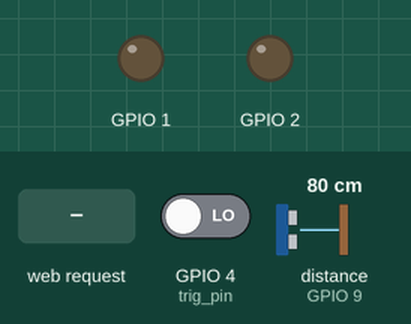
Recording of a sketch running on a simulated ESP32. Shown: output pins drawn as LEDs (lit = HIGH). Dashed ring = blinking. The inputs (shaded band) are chosen by the test bench; at power-on: GPIO 4 (trig_pin) LOW, distance to the obstacle (sensor on GPIO 9) 80 cm. The echo pulse lasts 58.3 µs per cm; WiFi joins after 1.5 s; servers stay silent unless stated; pins used as bus, display or sensor lines are not drawn; what the sketch prints to the serial monitor is not drawn.

Above: at 3.2 s.
3.3 s: HTTP request GET /REQ_STATUS received
At 3.9 s:
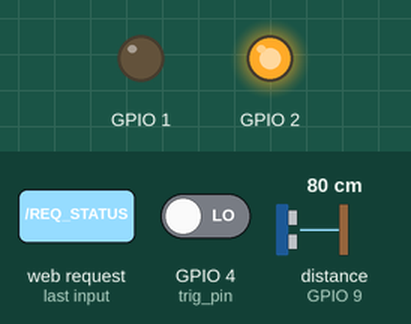
4.8 s: GPIO 4 (trig_pin) driven HIGH
At 7.7 s:
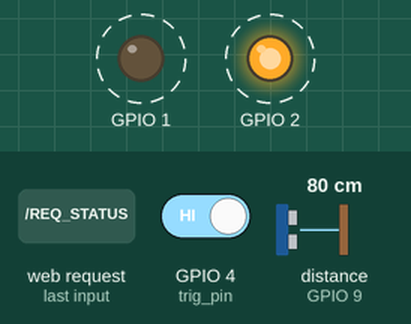
7.8 s: GPIO 4 (trig_pin) driven LOW
At 50.7 s:
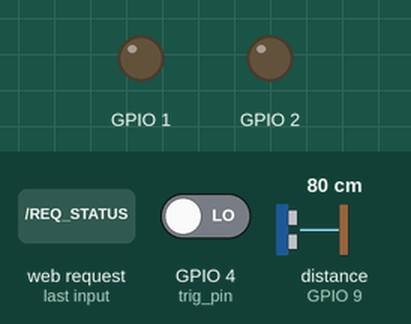
Timing chart, 0 to 51.9 s (numbered marks = the images above; inputs shaded):
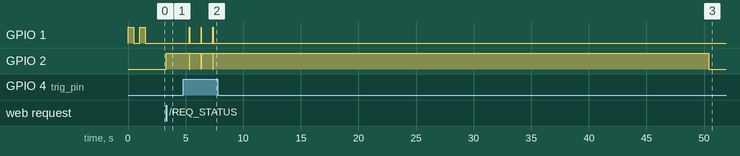

Measured:
- after the input at 3.3 s, GPIO 2: LOW → HIGH at once
- after the input at 4.8 s, GPIO 1: alternates HIGH for 0.01 s and LOW for 1.0 s, starting after 0.54 s; GPIO 2: alternates HIGH for 1.0 s and LOW for 0.01 s, starting after 0.54 s
- after the input at 7.8 s, GPIO 1: stops changing and stays LOW

The sketch:

trigger.ino
```cpp
#include <WiFi.h>
#include <string>
#include <vector>


// La while loop d'écoute du client est estimé à 33 ms  de durée

// // Déclaration de variables globales
unsigned long startMillis;
unsigned long currentMillis;
const unsigned long period = 35;
const int COUNT_TIME_DISCONNT = 3000 / period;  // number of client while loop to wait until we get 3s of elapstime

// // Identifiants Wi-Fi
const char *hostname = "TRIGGER_SENSOR_04";
const char *ssid = "TP-Link_72B8";
const char *password = "Record2025!";
int socket = 64388;

// // Pins des LEDs et capteur
const uint8_t led_R = D0;
const uint8_t led_G = D1;
const uint8_t led_B = D2;
const uint8_t trig_pin = D3;
const uint8_t sensor_pin = D10;

class RGBLed {
private:
  const uint8_t redPin;
  const uint8_t greenPin;
  const uint8_t bluePin;

public:
  RGBLed(uint8_t redPin, uint8_t greenPin, uint8_t bluePin)
    : redPin(redPin), greenPin(greenPin), bluePin(bluePin) {
  }

  void begin() {
    pinMode(redPin, OUTPUT);
    pinMode(greenPin, OUTPUT);
    pinMode(bluePin, OUTPUT);
    turnOff();
  }

  void setColor(uint8_t redValue, uint8_t greenValue, uint8_t blueValue) {
    digitalWrite(redPin, redValue);
    digitalWrite(greenPin, greenValue);
    digitalWrite(bluePin, blueValue);
  }

  // Méthodes pour des couleurs prédéfinies
  void setRed() {
    setColor(HIGH, LOW, LOW);
  }

  void setGreen() {
    setColor(LOW, HIGH, LOW);
  }

  void setBlue() {
    setColor(LOW, LOW, HIGH);
  }

  void setYellow() {
    setColor(HIGH, HIGH, LOW);
  }

  void setCyan() {
    setColor(LOW, HIGH, HIGH);
  }

  void setMagenta() {
    setColor(HIGH, LOW, HIGH);
  }

  void setWhite() {
    setColor(HIGH, HIGH, HIGH);
  }

  void switch_color() {
    setRed();
    delay(10);
    setGreen();
    delay(10);
  }

  void switch_color_wifi_fail() {
    setRed();
    delay(500);
    setBlue();
    delay(500);
  }
  // Méthode pour éteindre la LED
  void turnOff() {
    setColor(LOW, LOW, LOW);
  }
};


class Sensor {
private:
  const uint8_t sensorPin;
  const uint8_t trigPin;
  float limitMaxRange;
  const float offsetMin;

public:
  float m_distance = 0.0;
  float threshMax;
  float threshMin;
  bool triggered;

  Sensor(uint8_t sensorPin, uint8_t trigPin, float offsetMin = 1000.0, float limitMaxRange = 3000.0)
    : sensorPin(sensorPin), trigPin(trigPin), threshMax(2000.0), threshMin(20.0),
      offsetMin(offsetMin), limitMaxRange(limitMaxRange), triggered(false) {
    pinMode(sensorPin, INPUT);
    pinMode(trigPin, INPUT);
  }

  float measureDistance() {
    float t = pulseIn(sensorPin, HIGH);
    float distance = (t - offsetMin) * 4;
    return (t == 0 || t > limitMaxRange) ? limitMaxRange : distance;
  }

  bool checkProximity(float distance) {
    return distance < threshMax && distance >= threshMin;
  }

  void set_threshMax(float value) {
    Serial.print("Update thresMax value from: ");
    Serial.print(threshMax);
    Serial.print(", to: ");
    threshMax = value;
    Serial.println(threshMax);
  }

  void set_threshMin(float value) {
    Serial.print("Update thresMin value from: ");
    Serial.print(threshMin);
    Serial.print(", to: ");
    threshMin = value;
    Serial.println(threshMin);
  }

  void auto_scale_treshMax() {
    float distance = measureDistance();
    set_threshMax(distance - 10.0);
  }

  String get_info() {
    float distance = measureDistance();
    String info_msg = "";
    info_msg += "Distance=";
    info_msg += distance;
    info_msg += " ";
    info_msg += "Proximity=";
    info_msg += checkProximity(distance);
    info_msg += " ";
    info_msg += "TreshMax=";
    info_msg += threshMax;
    info_msg += " ";
    info_msg += "TreshMin=";
    info_msg += threshMin;
    info_msg += " ";
    info_msg += "limitMaxRange=";
    info_msg += limitMaxRange;
    info_msg += "\n";
    return info_msg;
  }
};

class MyServer {
private:
  const char *ssid;
  const char *password;
  const char *hostname;
  int socket;
  WiFiServer server;
  Sensor sensor;
  RGBLed *m_rgb_led_ptr = nullptr;
  int m_CLIENT_DISCONNT_CPT = 0;
  int m_FALSE_POSITIVE_CPT = 0;
  bool m_wifi_disconnected_flag = false;

public:
  MyServer(const char *ssid, const char *password, const char *hostname, int socket,
           uint8_t sensorPin, uint8_t trigPin,
           RGBLed *rgb_led)
    : ssid(ssid), password(password), hostname(hostname), socket(socket), server(socket),
      sensor(sensorPin, trigPin), m_rgb_led_ptr(rgb_led) {}

  void begin() {
    setUpWifi();
  };

  void setUpWifi() {
    WiFi.mode(WIFI_STA);
    WiFi.setHostname(hostname);
    WiFi.begin(ssid, password);
    Serial.print("Hostname: ");
    Serial.println(hostname);
    Serial.print("Connecting to WiFi...");
    while (WiFi.status() != WL_CONNECTED) {
      m_rgb_led_ptr->switch_color_wifi_fail();
      Serial.print(".");
    }
    Serial.println("\nConnected!");
    Serial.print("IP Address: ");
    Serial.print(WiFi.localIP());
    Serial.print(":");
    Serial.print(socket);
    Serial.println();
    server.begin();
    m_rgb_led_ptr->setBlue();
  }

  void ReconnectToWiFi() {
    server.end();
    server.begin();  // restart the server
    m_rgb_led_ptr->setBlue();
  }

  void checkWifiConnectionLoop() {
    while (WiFi.status() != WL_CONNECTED) {
      m_rgb_led_ptr->switch_color_wifi_fail();
      Serial.print(".");
      m_wifi_disconnected_flag = true;
    }
    if (m_wifi_disconnected_flag == true)
    {
      ReconnectToWiFi();
      m_wifi_disconnected_flag = false;
    }
  }


  void handleClient() {
    WiFiClient client = server.available();
    if (client) {
      Serial.println("Client connected.");
      m_rgb_led_ptr->setGreen();
      String message = "";
      while (client.connected()) {
        currentMillis = millis();
        unsigned long elapseMillis = currentMillis - startMillis;
        if (elapseMillis >= period) {
          if (client.available()) {
            char c = client.read();
            if (c == '\n') {
              message.trim();
              processClientMessage(client, message);
              message = "";
            } else {
              message += c;
            }
          }
          checkSensorState(client);
          checkSensorRearm();
          if (check_push_client_disconnt()) {
            break;
          }
          startMillis = currentMillis;
        }
        checkWifiConnectionLoop(); // Check WiFi connection status
      }
      client.stop();
      Serial.println("Client disconnected.");
      String msg = "Sensor rearmed du to client disconnection";
      sensorRearm(msg);
      m_rgb_led_ptr->setBlue();
    }
  }

  void error_cmd(WiFiClient &client, String &message) {
    Serial.printf("Reveived command : %s\n", message.c_str());
    client.println("ERROR: UNKNOWN COMMAND");
  }

  void processClientMessage(WiFiClient &client, String &message) {
    int separator_index = message.indexOf('#');
    if (separator_index == -1) {
      if (message == "REQ_STATUS") {
        client.println(sensor.triggered ? "DONE" : "READY");
      } else if (message == "REQ_RESET") {
        checkSensorRearm(true);
        client.println("ACK_RESET");
      } else if (message == "ACK_TRIGGERED") {
        sensor.triggered = true;
        Serial.println("Client acknowledge beeing triggered !");
      } else if (message == "REQ_INFO") {
        String reply = "ACK_INFO " + sensor.get_info();
        client.println(reply);
      } else if (message == "REQ_AUTO_TRESH_MAX") {
        sensor.auto_scale_treshMax();
        client.println("ACK_THRESH_MAX");
      } else {
        error_cmd(client, message);
      }
    } else {
      // Handling pair "key#value" messages
      String key = message.substring(0, separator_index);
      float value = message.substring(separator_index + 1).toFloat();
      Serial.printf("Reveived command : key=%s, value=%s\n", key.c_str(), String(value).c_str());

      if (key == "TRESH_MAX") {
        Serial.print("Given value= ");
        Serial.println(value);
        sensor.set_threshMax(value);
        client.println("ACK_THRESH_MAX");
      } else if (key == "TRESH_MIN") {
        Serial.print("Given value= ");
        Serial.println(value);
        sensor.set_threshMin(value);
        client.println("ACK_THRESH_MIN");
      } else {
        error_cmd(client, message);
      }
    }
  }

  void checkSensorState(WiFiClient &client) {
    float distance = sensor.measureDistance();
    if (sensor.checkProximity(distance) && !sensor.triggered) {
      m_FALSE_POSITIVE_CPT++;
      if (m_FALSE_POSITIVE_CPT == 2) {
        client.printf("TRIGGERED=%s\n", String(distance).c_str());
        m_rgb_led_ptr->setRed();
      }
    } else if (m_FALSE_POSITIVE_CPT > 0) {
      m_FALSE_POSITIVE_CPT--;
    } else {
      client.printf("IDLE\n");
    }
  }

  void sensorRearm(String &msg) {
    sensor.triggered = false;
    m_rgb_led_ptr->setGreen();
    Serial.println(msg);
  }

  void checkSensorRearm(bool req_client = false) {
    if (digitalRead(trig_pin) == HIGH && sensor.triggered) {
      String msg = "Rearmed manually";
      sensorRearm(msg);
    }
    if (req_client == true) {
      String msg = "Rearmed from client request";
      sensorRearm(msg);
    }
  }

  bool check_push_client_disconnt() {
    if (digitalRead(trig_pin) == HIGH) {
      m_CLIENT_DISCONNT_CPT++;
      m_rgb_led_ptr->switch_color();
    } else if (m_CLIENT_DISCONNT_CPT > 0) {
      m_CLIENT_DISCONNT_CPT--;
    }
    return m_CLIENT_DISCONNT_CPT >= COUNT_TIME_DISCONNT;
  }

  void loop() {
    handleClient();
    checkWifiConnectionLoop(); // Check WiFi connection status
  }
};


RGBLed rgb_led(led_R, led_G, led_B);
MyServer my_server(ssid, password, hostname, socket,
                   sensor_pin, trig_pin,
                   &rgb_led);


void setup() {
  // put your setup code here, to run once:
  rgb_led.begin();
  rgb_led.setWhite();
  Serial.begin(115200);
  startMillis = millis();
  my_server.begin();
}

void loop() {

  my_server.loop();
}
```
